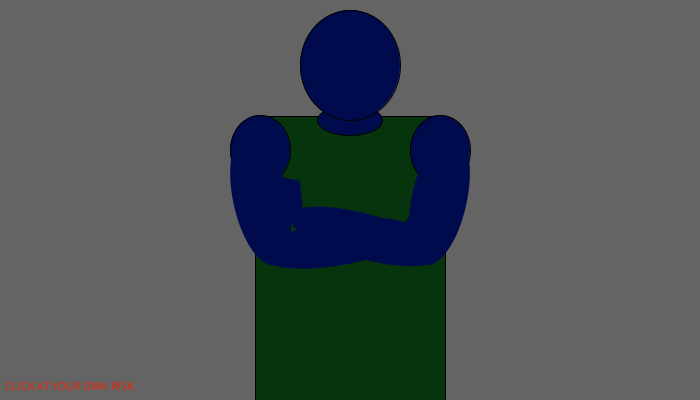
Frame 1 (no input)
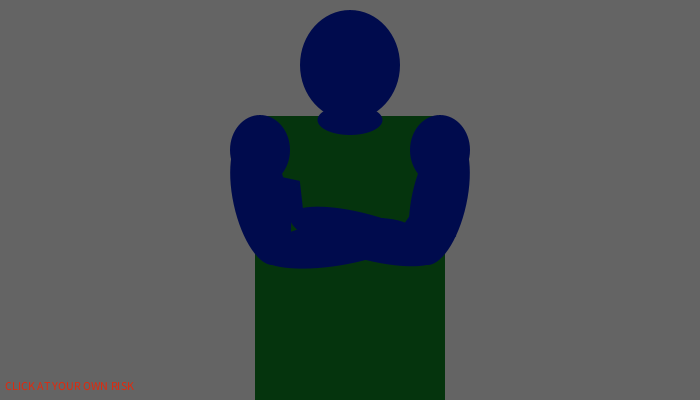
Frame 60 (the mouse pressed at the canvas centre just before this capture)
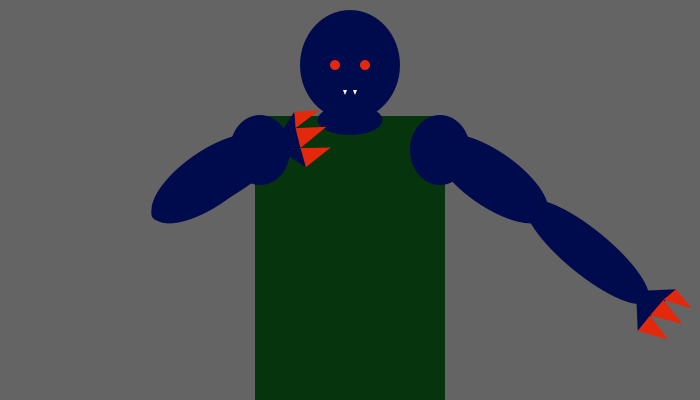
Frame 120 (the mouse held since frame 60 and released just before this capture)

The Processing sketch that drew these frames (run headless with seeded random() and noise(); from frame 60 on, the mouse is pressed at the canvas centre):

// Processing sketch: processing_76281
// ── processing_76281.pde

// Oliver Haimson 
// Assignment 08E
// Copyright 2012

// Click at your own risk!

float ang1, ang2, ang3, ang4, ang5, ang6;

void setup() {
  size(700, 400);
}

void draw() {
  background(100); 
  smooth();
  if (!mousePressed) {
  drawText();
  }
  drawBody();
  drawArms();
}

void drawArms() {
  findAngles();
  fill(0, 11, 77); 
  noStroke();
  // right arm
  drawUpperArm(450, ang1);
  drawForeArm(ang2);
  drawHands(ang3);
  // left arm
  drawUpperArm(250, ang4);
  drawForeArm(ang5);
  drawHands(ang6);
}

void findAngles() {
  // sector1
  if (mouseX >= 350 && mouseY < 225) {
    ang1 =  0.5 * (sin(mouseX/100.0));
    ang2 = 1 * (sin(mouseX/100.0)) - (225-mouseY)/150.0;
    ang3 =  .4 * (sin(millis()/ 600.0)) +1;
  }
  // sector2
  else if (mouseX < 350 && mouseY < 225) {
    ang1 = 0.5 * (sin(-mouseX/100.0)+2);
    ang2 = sin(3/100.0) + ang1;
    ang3 = 1;
  }
  // sector3
  else if (mouseX < 350 && mouseY >= 225) {
    ang1 = 0.5 * (sin(-mouseX/100.0)+2);
    ang2 =  0.3 * (sin(mouseX/100.0)+2);
    ang3 = 1;
  }
  // sector4
  else if (mouseX >= 350 && mouseY >=225) {
    ang1 =  0.5 * (sin(mouseX/100.0));
    ang2 = min((1 * (sin(mouseX/100.0)) - (225-mouseY)/150.0), .9);
    ang3 =  .4 * (sin(millis()/ 600.0)) +1;
  }
  ang4 = radians(90) - ang1;
  ang5 = ang2 - radians(180);
  ang6 = radians(90) - ang3;
}

void drawUpperArm(int x, float angle) {
  pushMatrix();

  translate(x, 150);
  rotate( angle );
  ellipse(0, 0, 10, 10);

  // upper arm
  pushMatrix();
  rotate(radians(-45)); 
  ellipse(0, 50, 55, 135);
  popMatrix();
}

void drawForeArm(float angle2) {
  translate(75, 75); 
  rotate( angle2 );
  ellipse(0, 0, 10, 10);

  // forearm
  pushMatrix();
  rotate(radians(-11));
  ellipse(0, 65, 45, 155);
  popMatrix();
}

void drawHands(float angle3) {
  translate(25, 125); 
  rotate( angle3 );
  ellipse(0, 0, 10, 10);

  // hand
  triangle(0, 0, 0, 40, 40, 0);
  if (mousePressed) {
    fill(227, 40, 11);
  }
  else {
    fill(0, 11, 77);
  }
  triangle(0, 40, 30, 50, 13, 25);
  triangle(13, 25, 27, 10, 45, 35);
  triangle(27, 10, 55, 20, 40, 0);
  fill(0, 11, 77);

  popMatrix();
}

void drawBody() {
  // torso
  fill(5, 52, 13);
  rect(255, 116, 190, 300);
  fill(0, 11, 77); 
  // shoulders
  ellipse(260, 150, 60, 70);
  ellipse(440, 150, 60, 70);
  // neck
  ellipse(350, 120, 65, 30);
  // head
  ellipse(350, 65, 100, 110);
  if (mousePressed) {
    // eyes
    fill(227, 40, 11);
    ellipse(335, 65, 10, 10);
    ellipse(365, 65, 10, 10);
    // fangs
    fill(255);
    triangle(343, 90, 347, 90, 345, 95);
    triangle(357, 90, 353, 90, 355, 95);
  }
}

void drawText() {
  fill(227, 40, 11);
  text("CLICK AT YOUR OWN RISK", 5, 390);
}
